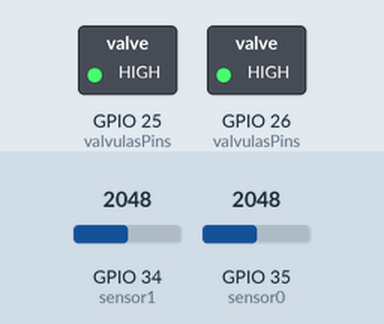
Recording of a sketch running on a simulated ESP32. Shown: switched loads named in the sketch (green lamp = pin HIGH). The test bench sets the inputs (shaded band); at power-on: GPIO 34 (sensor1) = 2048, GPIO 35 (sensor0) = 2048. WiFi joins after 1.5 s; servers stay silent unless stated; what the sketch prints to the serial monitor is not drawn.

Above: at 2.7 s.
2.8 s: GPIO 34 (sensor1) set to 1546
4.3 s: GPIO 34 (sensor1) set to 1404
At 4.9 s:
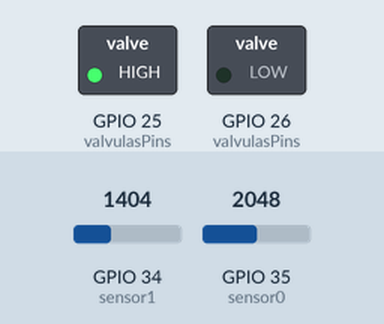
5.8 s: GPIO 35 (sensor0) set to 1546
7.3 s: GPIO 35 (sensor0) set to 1406
At 8.2 s:
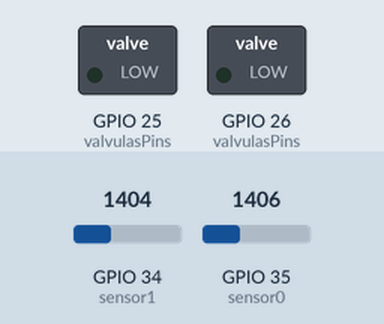
8.8 s: GPIO 34 (sensor1) set to 2047
At 9.5 s:
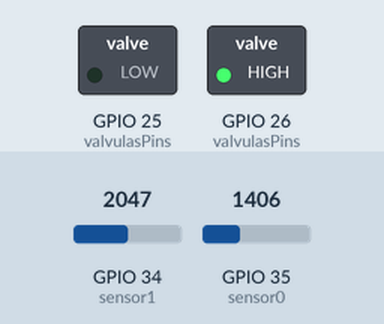
10.3 s: GPIO 34 (sensor1) set to 1228
At 11.7 s:
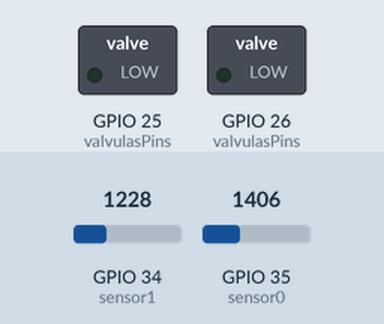
Timing chart, 0 to 12.8 s (numbered marks = the images above; inputs shaded):
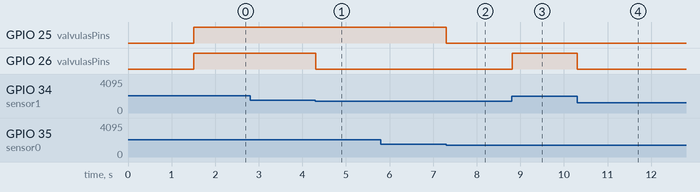

The sketch:

main.ino
```cpp
        //Bibliotecas utilizadas, necessárias para funcionamento do código.
#include <ESPmDNS.h>
#include <WiFiUdp.h>
#include <ArduinoOTA.h>
#include <HTTPClient.h>
#include <WiFi.h>

//Nome e senha do WiFi
#define STASSID "*-*"
#define STAPSK  "senha1234"

//Variaveis que armazenam a umidade, se a válvula está ligada
//e o tempo que ela está ativa, respectivamente.
#define QuantSensores 2
int valorSensor[QuantSensores];
int valvula[QuantSensores];
unsigned long valvulaTimer[QuantSensores] = {0,0};

#define sensor0 35
#define sensor1 34

#define valvula0 25
#define valvula1 26

int valvulasPins[] = {25, 26};

//Intervalo em que irá medir a umidade e enviar as requisições para a api.
//Sensibilidade, caso a umidade esteja abaixo desse valor, a valvula solenoide correspondente ativará,
//molhando assim a terra
int intervalo = 10;
int sensSensor = 65;

//Variavel auxiliar do intervalo de tempo
unsigned long millisData = 0;

//Senha da API
#define apiKey "\"Copanga7\""

//Endereços da API
const String SensorAPI = "http://api-irrigacao.herokuapp.com/sensor";
const String ValvulaAPI = "http://api-irrigacao.herokuapp.com/valvula";


//Função que envia as requisições POST
void postHTTP(String endereco, String payload, String caminho)
{
    //Cliente que está acessando, sendo este o próprio esp e a criação de uma instância de um cliente http
    WiFiClient client;
    HTTPClient http;


    //Inicia a comunicação http e envia o header na requisição
    Serial.print("Requisição iniciada...\n");
    Serial.print("Requisição do tipo: " + caminho + "\n");
    http.begin(client, endereco); //HTTP
    http.addHeader("Content-Type", "application/json");

    Serial.print("POST...\n\n\n");
    //httpCode é a variável que recebe o valor da requisição, se deu certo o valor é 200, responsável também por chamar a função que faz um POST na API.
    int httpCode = http.POST(payload);


    //caso o código seja maior que 0 ele retornou um código do corpo da requisição
    if (httpCode > 0) {
        // Mostra no monitor serial qual o código da requisição
        Serial.printf("Código HTTP: %d\n", httpCode);

        // Caso a requisição seja compreendida pela API, mostra no monitor serial o body da requisição
        if (httpCode == HTTP_CODE_OK) {
            //bodyGET recebe o que há escrito no corpo da pagina
            const String& bodyGET = http.getString();
            Serial.println("Pacote recebido:\n\n<<");
            Serial.println(bodyGET);
            Serial.println(">>\n\n");
        }
    } else {
        //Mostra o código de erro
        Serial.printf("\n\nOcorreu erro ao enviar a requisição POST, erro: %s\n\n", http.errorToString(httpCode).c_str());
    }

    //Finaliza a requisição
    http.end();
}


//função responsavel por receber os dados dos sensores ou valvulas e retornar o json
String json(String caminho, String valorOuSegundos, int id, int value)
{
    String jsonPayload;

    jsonPayload = "{\"key\":"apiKey"," + caminho + ":" + String(id) + "," + valorOuSegundos + ":" + String(value) + "}";

    //Retorna a variavel com o json formatado e pronto para ser enviado para a api
    return jsonPayload;
}

//Função responsável por gerir as válvulas e o tempo em que elas estão ligadas
int acionamentoValvula(int pin, int id, bool onOff)
{
    //Define o pino selecionado como saida
    pinMode(pin, OUTPUT);

    Serial.print("onOFF: ");
    Serial.print(onOff);
    Serial.print("        ; valvula ");
    Serial.print(id);
    Serial.print(": ");
    Serial.println(valvulaTimer[id]);

    //Caso queira ligar a válvula ela verifica se o indice do vetor é zero ou nulo, para evitar que ela
    //sobrescreva sobre o valor inicial, se for, ele registra o tempo inicial
    if(onOff == true && valvulaTimer[id] == 0)
    {
        //Acionamento da valvula
        digitalWrite(pin, HIGH);
        //A valvula recebe o valor millis quando é acionada, tendo assim o tempo de inicio
        valvulaTimer[id] = millis();

        /*Serial.print("Ligado: ");
        Serial.println(id);*/
    }
    //Caso a valvula estiver sendo desligada
    else if(onOff == false && !valvulaTimer[id] == 0)
    {
        //Se a valvula for desligada a função retorna o tempo corrido desde o acionamento da válvula
        //que é igual ao meu tempo atual menos o tempo em que ela esteve ligada
        digitalWrite(pin, LOW);

        /*Serial.print("Desligado: ");
        Serial.println(id);*/
        return (millis() - valvulaTimer[id])/1000;
    }
}

//Void que lê o valor dos sensores externos, tendo em vista que o valor recebido vai de 0 a 4095
//é aplicado uma regra de tres para transformar em porcentagem
void humidityMeasurement()
{
    //Medição dos valores dos sensores que são transformados em porcentagem
    //porque são lidos e retornam valores de 0 a 4095
    valorSensor[0] = map(analogRead(sensor0), 0, 4095, 100, 0);
    valorSensor[1] = map(analogRead(sensor1), 0, 4095, 100, 0);

    for(int i = 0; i <= QuantSensores - 1; i++)
    {
        if((valorSensor[i] < sensSensor))
        {
            acionamentoValvula(valvulasPins[i], i, true);
        }else{
            acionamentoValvula(valvulasPins[i], i, false);
            valvulaTimer[i] = 0;
        }

      /*Serial.print("valvula");
      Serial.print(i);
      Serial.print(":");
      Serial.println(valorSensor[i]);*/
    }
}

void intervaloFuncao()
{
    //Condicional que é executada de tempos em tempos tendo como intervalo a variavel supra comentada
    if(millis() - millisData >= (intervalo * 60000))
    {
        //A variavel auxiliar de tempo é sobrescrita e passa a ser o tempo atual,
        //refazendo assim o ciclo.
        millisData = millis();


        //comando para enviar requisição para o sensor,o primeiro parametro é o endereço,
        //e o segundo é um objeto String que retorna formatado o json
        postHTTP(SensorAPI, json("\"idSensor\"", "\"valorSensor\"" , 2, valorSensor[0]), "Sensor");
        postHTTP(SensorAPI, json("\"idSensor\"", "\"valorSensor\"" , 3, valorSensor[1]), "Sensor");
        postHTTP(ValvulaAPI, json("\"idValvula\"", "\"segundos\"" , 0, acionamentoValvula(valvulasPins[0], 0, HIGH)), "Valvula");
        postHTTP(ValvulaAPI, json("\"idValvula\"", "\"segundos\"" , 1, acionamentoValvula(valvulasPins[1], 1, HIGH)), "Valvula");
    }
}
void setup() {
    Serial.begin(115200);
    Serial.println();


    //inicia a conexão WiFi, passando o nome e a senha da rede WiFi
    WiFi.begin(STASSID, STAPSK);

    //Enquanto não estiver conectado o código não procede para as próximas etapas
    while (WiFi.status() != WL_CONNECTED) {
        delay(500);
        Serial.print(".");
    }

    //Conectado, aparece o IP da rede
    Serial.println("");
    Serial.print("Connected! IP address: ");
    Serial.println(WiFi.localIP());


    //OTA

  // Port defaults to 3232
  // ArduinoOTA.setPort(3232);

  // Hostname defaults to esp3232-[MAC]
  // ArduinoOTA.setHostname("myesp32");

  // No authentication by default
  // ArduinoOTA.setPassword("admin");

  // Password can be set with it's md5 value as well
  // MD5(admin) = 21232f297a57a5a743894a0e4a801fc3
  // ArduinoOTA.setPasswordHash("21232f297a57a5a743894a0e4a801fc3");

  ArduinoOTA
    .onStart([]() {
      String type;
      if (ArduinoOTA.getCommand() == U_FLASH)
        type = "sketch";
      else // U_SPIFFS
        type = "filesystem";

      // NOTE: if updating SPIFFS this would be the place to unmount SPIFFS using SPIFFS.end()
      Serial.println("Start updating " + type);
    })
    .onEnd([]() {
      Serial.println("\nEnd");
    })
    .onProgress([](unsigned int progress, unsigned int total) {
      Serial.printf("Progress: %u%%\r", (progress / (total / 100)));
    })
    .onError([](ota_error_t error) {
      Serial.printf("Error[%u]: ", error);
      if (error == OTA_AUTH_ERROR) Serial.println("Auth Failed");
      else if (error == OTA_BEGIN_ERROR) Serial.println("Begin Failed");
      else if (error == OTA_CONNECT_ERROR) Serial.println("Connect Failed");
      else if (error == OTA_RECEIVE_ERROR) Serial.println("Receive Failed");
      else if (error == OTA_END_ERROR) Serial.println("End Failed");
    });

  ArduinoOTA.begin();
}

void loop() {
    ArduinoOTA.handle();

    //Espera pela conexão WiFi
    if ((WiFi.status() == WL_CONNECTED)) {

        humidityMeasurement();
        intervaloFuncao();
    }
}
```

Measured:
- the behaviour switches between 1475 and 1474 on GPIO 34 (sensor1) (found by bisection; images 0 and 1)
- the behaviour switches between 1475 and 1474 on GPIO 35 (sensor0) (found by bisection; images 1 and 2)
- after the input at 4.3 s, GPIO 26 (valvulasPins): HIGH → LOW at once
- after the input at 7.3 s, GPIO 25 (valvulasPins): HIGH → LOW at once
- after the input at 8.8 s, GPIO 26 (valvulasPins): LOW → HIGH at once
- after the input at 10.3 s, GPIO 26 (valvulasPins): HIGH → LOW at once
